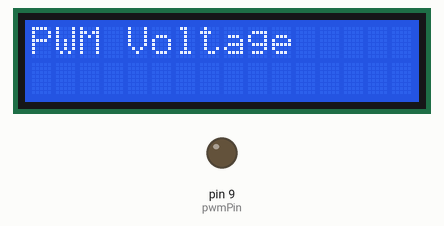
Recording of a sketch running on a simulated Arduino Uno, built with avr-gcc and run on an emulated ATmega328P. Shown: 16×2 character LCD, output pins drawn as LEDs (lit = HIGH).

Above: at 0.1 s.
At 11.24 s:
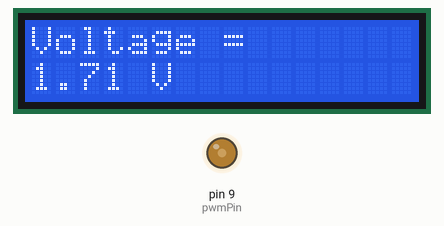
At 22.35 s:
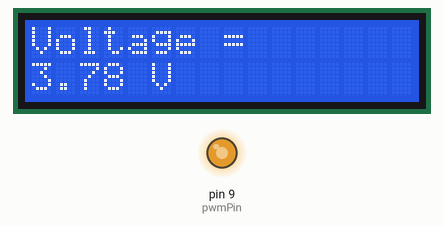
At 39.85 s:
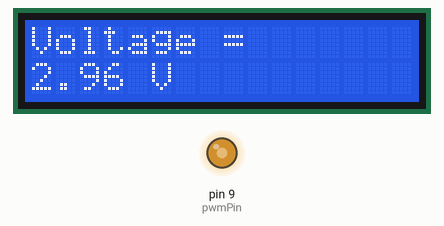
Timing chart, 0 to 40.0 s (numbered marks = the images above):
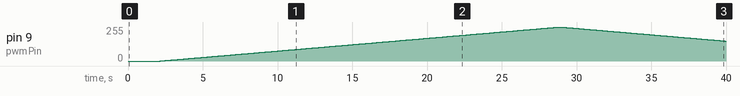

The sketch:

pwm-n-timer.ino
```cpp
#include <LiquidCrystal.h>

LiquidCrystal lcd(12, 11, 2, 3, 4, 5);

int pwmPin = 9;

void setup() {

  pinMode(pwmPin, OUTPUT);

  lcd.begin(16, 2);

  lcd.setCursor(0,0);
  lcd.print("PWM Voltage");

  delay(2000);

  lcd.clear();
}

void loop() {

  // Increasing voltage
  for(int pwm = 0; pwm <= 255; pwm++) {

    analogWrite(pwmPin, pwm);

    float voltage = (pwm / 255.0) * 5.0;

    lcd.clear();

    lcd.setCursor(0,0);
    lcd.print("Voltage =");

    lcd.setCursor(0,1);
    lcd.print(voltage, 2);
    lcd.print(" V");

    delay(100);
  }

  // Decreasing voltage
  for(int pwm = 255; pwm >= 0; pwm--) {

    analogWrite(pwmPin, pwm);

    float voltage = (pwm / 255.0) * 5.0;

    lcd.clear();

    lcd.setCursor(0,0);
    lcd.print("Voltage =");

    lcd.setCursor(0,1);
    lcd.print(voltage, 2);
    lcd.print(" V");

    delay(100);
  }
}
```

Measured:
- by itself, pin 9 (pwmPin): rises from 0/255 to 255/255 in 26.6 s, then falls to 150/255 in 11.1 s
